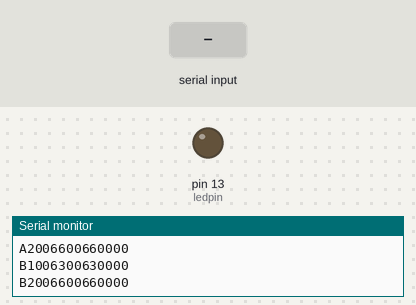
This sketch was run on a simulated Arduino Uno, built with avr-gcc and run on an emulated ATmega328P. Parts: output pins drawn as LEDs (lit = HIGH), the last lines printed to the serial monitor. Inputs (shaded band) come from the test bench.

Above: at 1.2 s.
1.3 s: "timebt" received over Serial
At 3.3 s:
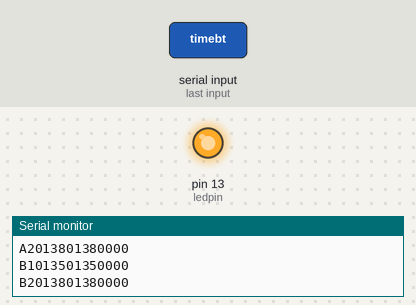
3.8 s: "90,45\n" received over Serial
At 5.2 s:
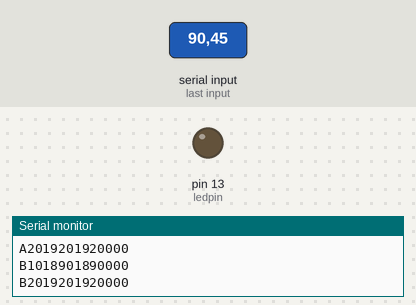
6.3 s: "30,150\n" received over Serial
At 8.3 s:
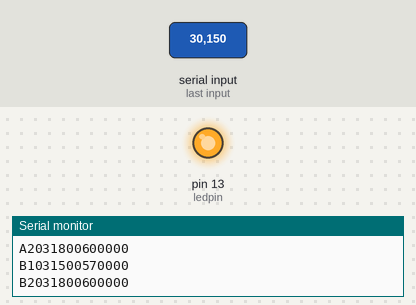
Timing chart, 0 to 9.8 s (numbered marks = the images above; inputs shaded):
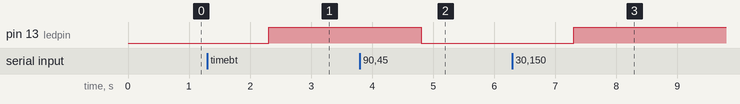

The sketch:

master_fake.ino
```cpp
// ST 2020
// master_fake.ino

// fake master for testing with Python GUI

//#include <C:\Users\shann\Dropbox (NYU Langone Health)\OlfactometerEngineeringGroup (2)\Control\software\OlfactometerControl\olfactometer\config_master.h>
#include <C:\Users\shann\Dropbox (NYU Langone Health)\OlfactometerEngineeringGroup (2)\Control\a_software\OlfactometerControl\olfactometer\config_master.h>
int ledpin = 13;

typedef struct {
  char slaveName;
  int slaveAddress;
  int numVials;
  int lastFlow = 0;
  int lastCtrl = 0;

  String mode = "normal";
  int prevRequestTime;
} slaveInfo;
slaveInfo arr_slaves[numSlaves];


void setup() {
  pinMode(ledpin, OUTPUT);
  digitalWrite(ledpin, HIGH);
  int timeBetweenRequests = 500;
  Serial.begin(baudrate);
  for (int i=0;i<numSlaves;i++) {
    arr_slaves[i].slaveName = slaveNames[i];
    arr_slaves[i].numVials = vialsPerSlave[i];
    arr_slaves[i].slaveAddress = slaveAddresses[i];
  }
  digitalWrite(ledpin, LOW);
}

void loop() {
  if (Serial.available()) {
    String inString = Serial.readString();
    parseSerial(inString);
  }

  for (int x=0;x<numSlaves;x++) {
    unsigned long currentTime = millis();
    int prevRequestTime = arr_slaves[x].prevRequestTime;
    int timeSinceLast = currentTime-prevRequestTime;
    if (timeSinceLast >= timeBetweenRequests) {
      arr_slaves[x].prevRequestTime = currentTime;
      requestData(x);
    }
  }
}


void parseSerial(String inString) {
  int strLen = inString.length();
  char firstChar = inString[0];
  if (firstChar == 'M') {
    char secChar = inString[1];
    String param = inString;  param.remove(0,3);   // starting at 0, remove first 3 chars
    String value = param;

    int USidx = param.indexOf('_'); // find underscore
    param.remove(USidx);            // remove everything from underscore to end
    value.remove(0,USidx+1);        // starting at 0, remove everything up to & including underscore

    if (secChar == 'M') {
      if (param.indexOf("timebt")>=0) {
        timeBetweenRequests = value.toFloat();
      }
    }
  }
  else {
    int state = digitalRead(ledpin);
    if (state == HIGH) {
      digitalWrite(ledpin, LOW);
    }
    else {
      digitalWrite(ledpin, HIGH);
    }
  }
}

void requestData(int x) {
  char slaveName = arr_slaves[x].slaveName;
  int numVials = arr_slaves[x].numVials;

  for (int vialNum=1;vialNum<=numVials;vialNum++) {
    int newFlow = arr_slaves[x].lastFlow + 3;
    int newCtrl = arr_slaves[x].lastCtrl + 3;
    if (newFlow > 1024) { newFlow = 0; }
    if (newCtrl > 255) { newCtrl = 0; }

    String flowVal = zeroPadInteger(newFlow);
    String ctrlVal = zeroPadInteger(newCtrl);
    arr_slaves[x].lastFlow = newFlow;
    arr_slaves[x].lastCtrl = newCtrl;
    String blankVals = "0000";
    Serial.print(slaveName);
    Serial.print(vialNum);
    Serial.print(flowVal);
    Serial.print(ctrlVal);
    Serial.print(blankVals);
    Serial.println();
  }
}


String zeroPadInteger (int value) {
  String valString;

  if (value < 10) {valString = "000";}
  else if (value < 100) {valString = "00";}
  else if (value < 1000) {valString = "0";}
  valString += String(value);

  return valString;
}
```

Measured:
- after the input at 1.3 s, pin 13 (ledpin): LOW → HIGH after 1.0 s
- after the input at 3.8 s, pin 13 (ledpin): HIGH → LOW after 1.0 s
- after the input at 6.3 s, pin 13 (ledpin): LOW → HIGH after 1.0 s
